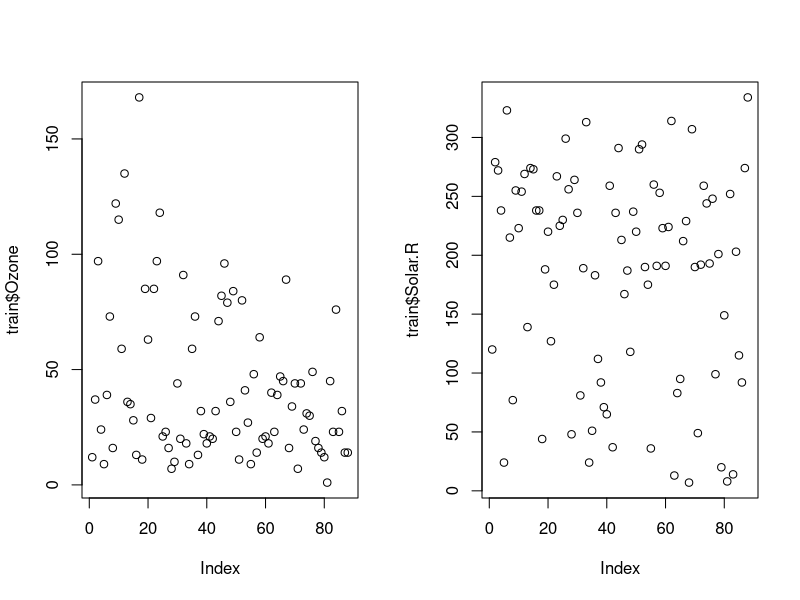
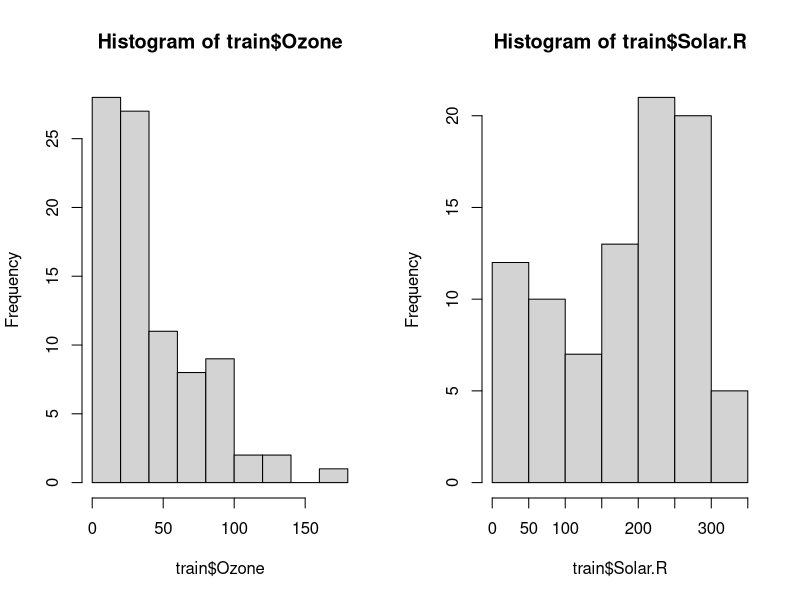
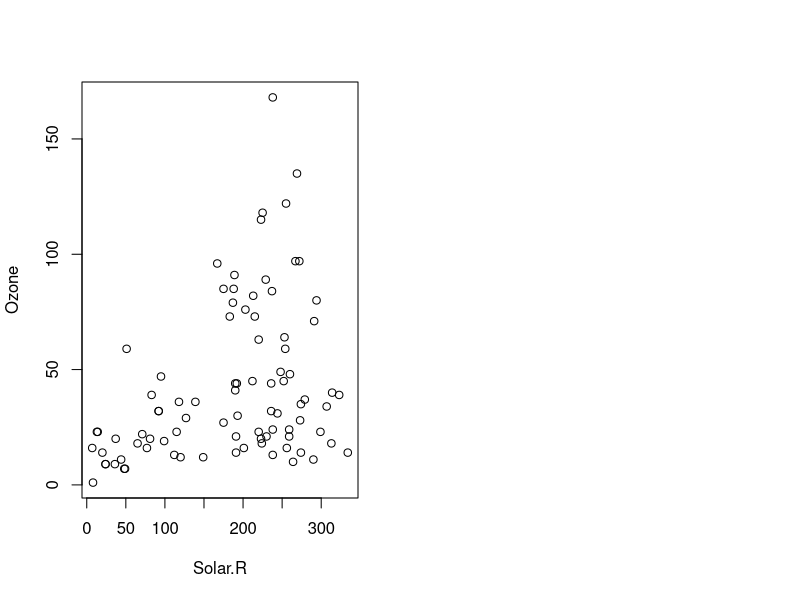

The R source for these figures, in order: (Note: this script raises an error after producing the figures.)
library(datasets)
library(MASS)

data(airquality)
names(airquality)
summary(airquality)

# Split the sample data into training and evaluation set 
# Here I choose 8:2
set.seed(33612)
row.number <- sample(1:nrow(airquality), 0.8*nrow(airquality))
train = airquality[row.number,]
test = airquality[-row.number,]
dim(train) # dimension of train set
dim(test) # dimension of test set
# Note that both response and prediction variables of our interest have missing values 
# R will toss missing values in modeling, but let's eliminate missing values upfront
nmiss.airquality <- na.omit(airquality[,1:2])
row.number <- sample(1:nrow(nmiss.airquality), 0.8*nrow(nmiss.airquality))
train = nmiss.airquality[row.number,]
test = nmiss.airquality[-row.number,]
dim(train) # dimension of train set
dim(test) # dimension of test set


# Graphical Analysis
# Plot one variable at a time
## Scatter Plot 
par(mfrow=c(1,2))
plot(train$Ozone)
plot(train$Solar.R)

## Histogram
par(mfrow=c(1,2))
hist(train$Ozone)
hist(train$Solar.R)

# Plot two variables together 
plot(Ozone ~ Solar.R, data=train)
plot(Solar.R, Ozone, data=train) # the same plot
abline(h=mean(train$Ozone,na.rm=T))

# Transformation
## Log Transformation
train$logOzone <- log(train$Ozone)
train$logSolar <- log(train$Solar.R)
# Plot to see the difference before and after transformation 
par(mfrow=c(1,2))
plot(Ozone ~ Solar.R, data=train)
plot(logOzone ~ Solar.R, data=train)

# Let's fit a simple linear regression model
## on original data
lin.reg <- lm(Ozone~Solar.R, data=train)
# summary( ) is the most popular way to display lm results in R
summary(lin.reg)
# Anova table
anova(lin.reg) 
## on log-transformed data
log.reg <- lm(logOzone~Solar.R, data=train)
summary(log.reg)
anova(log.reg)
## ANOVA to compare two models 
anova(log.reg, lin.reg, test="Chisq")

x <- train$Solar.R
y <- train$logOzone
yhat <- log.reg$fitted.values
residuals <- log.reg$residuals
par(mfrow=c(1,3))
plot(x, yhat, type="l", main="scatter plot and fitted line",ylab="logOzone and logOzone_hat",xlab="Solar.R")
points(x,y,pch=19)
plot(x,residuals,main="residuals vs. logOzone",xlab="Solar.R",pch=19)
qqnorm(residuals)
qqline(residuals)

# Or you can do this
par(mfrow=c(2,2))
plot(log.reg, which=1:4)

# Shapiro-Wilk normality test
shapiro.test(residuals)

# Keep exploring lm 
summary.reg <- summary(log.reg)
anova.table <- anova(log.reg) # Anova table

# the output of lm() is an "object" contains several variables
log.reg$coefficients  # the coefficients $\hat{\beta}$
log.reg$df.residual  # df_e, degree of freedom of error (and the model)
log.reg$fitted.values  # the fitted values $\hat{y}$
log.reg$residuals	  # the residuales $y-\hat{y}$

# the variable names can be simplified as long as they unique.
log.reg$coef
log.reg$fit
log.reg$res

SSR=anova.table[1,2]	
SSE=anova.table[2,2]
SSTO=SSR+SSE	

Rsq=SSR/SSTO
Rsq

hist(log.reg$res)
qqnorm(log.reg$res)
qqline(log.reg$res)

# confint( ) computes the CI for $\beta$.
confint(log.reg, level=0.95)  # by default, show 95% CI for all parameters 
confint(log.reg, "Solar.R", level=0.90)

# AIC and BIC
AIC(log.reg)
BIC(log.reg)

# Plot regression line with data
par(mfrow=c(1,1))
plot(logOzone ~ Solar.R, data=train,
     xlab="Solar Radiation", ylab="LogOzone",
     main="Daily Air Quality Measurements in NY", pch=16)
abline(log.reg$coef, lwd=2, col=2)

# Plot simple linear regression with 95% CI and PI
temp<-data.frame(Solar.R=sort(train$Solar.R)) # get the increasing sequence of x
ci<-predict(log.reg, newdata=temp, interval = "confidence")
pi<-predict(log.reg, newdata=temp, interval = "prediction")
is.data.frame(ci)  # note that predict( ) put the results as a matrix
is.matrix(ci)
lines(temp$Solar.R, ci[,2], lwd=2, lty=2, col=3)
lines(temp$Solar.R, ci[,3], lwd=2, lty=2, col=3)
lines(temp$Solar.R, pi[,2], lwd=2, lty=3, col=4)
lines(temp$Solar.R, pi[,3], lwd=2, lty=3, col=4)
legend(x=175, y=1, lty=c(1,2,3), col=c(2,3,4),
       legend=c("Fitted regression line", "95% CI (mean)", "95% PI (Individual)"))


# Test H0 $\beta$ = a non-0 value need a little bit work
# Eg. H0: $\beta_1$ = 0.0035, vs. Ha: $\beta_1$ > 0.0035
vcov(log.reg)			      # The variance/covariance matrix of the parameter estimation.
se.b1<-sqrt(vcov(log.reg)[2,2])  	# now we have std.err of $\beta_1$.
tobs<-(log.reg$coef[2]-0.0035)/se.b1    # compute test statistic
pvalue<-1-pt(-tobs, df=log.reg$df)   # In this test, p-value=P(T(df) > tobs)
c(tobs, pvalue)

# The predict function gives fitted values, confidence limits, standard errors, degrees of freedom.
# se.fit=TRUE gives standard errors along with the confidence bounds.
# interval = "confidence" finds a confidence interval (as opposed to a prediction interval).
test.clim <- predict(log.reg, test, se.fit=TRUE,interval="confidence")
test.clim$fit 
test.clim$se.fit
test.clim$df

# Use test set to validate lm
# Do not forget to log-transform y-variable in test set
test$logOzone <- log(test$Ozone)
# use function predict() or predict.lm()
test.plim <- predict(log.reg, test, se.fit=TRUE,interval="prediction")
preds <- data.frame(cbind(observed=test$logOzone, predicted=test.plim$fit[,1])) 
# Prediction accuracy
correlation_accuracy <- cor(preds) # 59.2%
# Min Max accuracy
min_max_accuracy <- mean(apply(preds, 1, min) / apply(preds, 1, max)) 
# Mean Absolute Percentage Error (MAPE)
mape <- mean(abs((preds$predicted - preds$observed))/preds$observed)


